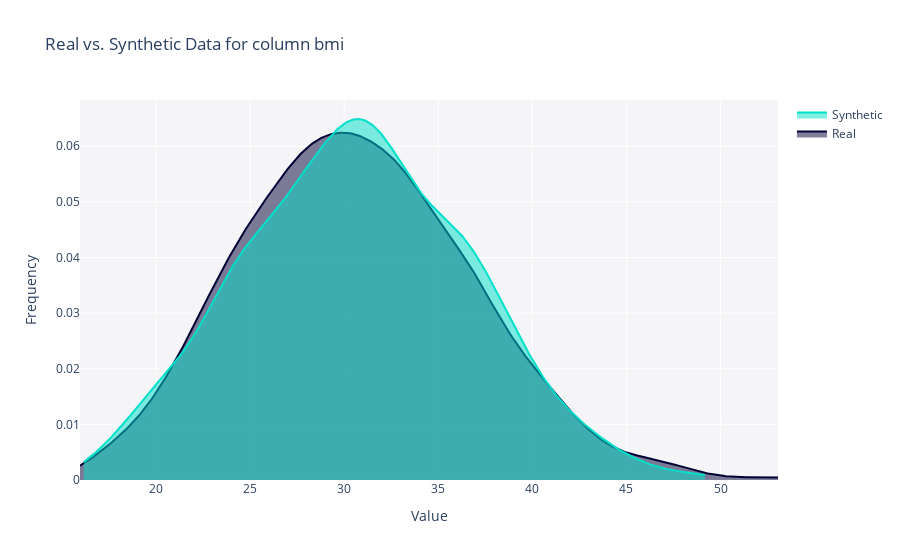

The notebook cell saved with this chart:
### Code cell
fig = utils.get_column_plot(
    real_data=df,
    synthetic_data=df_gaussian,
    column_name='bmi',
    metadata=metadata
)

fig.show()

### Figure 1 — Plotly figure (JSON) as saved in the notebook; plotly's stock layout.template omitted (floating-point values rounded to 4 significant figures; data arrays with more than 128 entries replaced by an {"elided": "..."} marker saying what was removed)
{"data": [{"fill": "tozeroy", "hovertemplate": "<b>Real</b><br>Value: %{x}<br>Frequency: %{y}<extra></extra>", "legendgroup": "Real", "marker": {"color": "#000036"}, "mode": "lines", "name": "Real", "showlegend": true, "type": "scatter", "x": {"elided": "500 float values"}, "xaxis": "x", "y": {"elided": "500 float values"}, "yaxis": "y"}, {"fill": "tozeroy", "hovertemplate": "<b>Synthetic</b><br>Value: %{x}<br>Frequency: %{y}<extra></extra>", "legendgroup": "Synthetic", "marker": {"color": "#01E0C9"}, "mode": "lines", "name": "Synthetic", "showlegend": true, "type": "scatter", "x": {"elided": "500 float values"}, "xaxis": "x", "y": {"elided": "500 float values"}, "yaxis": "y"}], "layout": {"autosize": true, "barmode": "overlay", "hovermode": "closest", "legend": {"traceorder": "reversed"}, "plot_bgcolor": "#F5F5F8", "title": {"text": "Real vs. Synthetic Data for column bmi"}, "xaxis": {"anchor": "y2", "autorange": true, "domain": [0, 1], "range": [15.96, 53.06], "title": {"text": "Value"}, "type": "linear", "zeroline": false}, "yaxis": {"anchor": "free", "autorange": true, "domain": [0, 1], "position": 0, "range": [0, 0.06831], "title": {"text": "Frequency"}, "type": "linear"}}}
